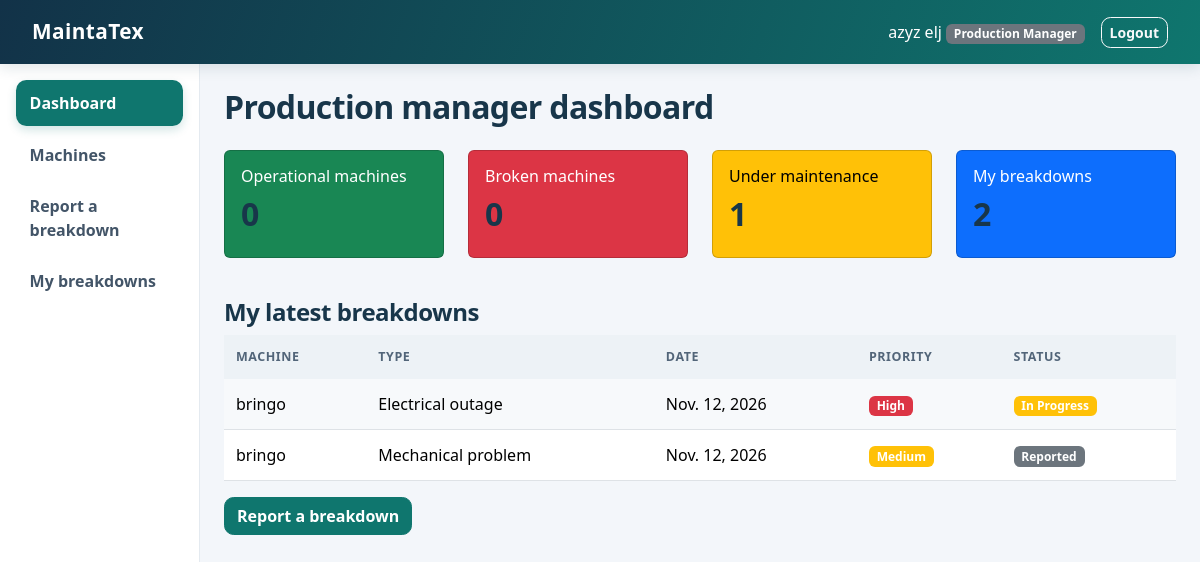
/dashboard/ (signed in), run on the app's committed database.
### core/models.py (models this page shows, shortened)
class Profile(models.Model):
    SIGNUP_ROLE_CHOICES = [
        ('production_manager', 'Production Manager'),
        ('maintenance_manager', 'Maintenance Manager'),
        ('technician', 'Maintenance Technician'),
    ]
    ROLE_CHOICES = [
        ('administrator', 'Administrator'),
        *SIGNUP_ROLE_CHOICES,
    ]
    user = models.OneToOneField(User, on_delete=models.CASCADE, related_name='profile')
    role = models.CharField(max_length=30, choices=ROLE_CHOICES)
    phone_number = models.CharField(max_length=30, blank=True)

class Breakdown(models.Model):
    CATEGORY_CHOICES = [
        ('electrical', 'Electrical outage'),
        ('mechanical', 'Mechanical problem'),
        ('other', 'Other'),
    ]
    PRIORITY_CHOICES = [
        ('low', 'Low'),
        ('medium', 'Medium'),
        ('high', 'High'),
    ]
    STATUS_CHOICES = [
        ('reported', 'Reported'),
        ('in_progress', 'In Progress'),
        ('resolved', 'Resolved'),
    ]
    machine = models.ForeignKey(Machine, on_delete=models.CASCADE, related_name='breakdowns')
    category = models.CharField(
        'Breakdown type', max_length=20, choices=CATEGORY_CHOICES, default='other')
    description = models.TextField()
    breakdown_date = models.DateField('Breakdown date', default=date.today)
    priority = models.CharField(max_length=10, choices=PRIORITY_CHOICES, default='medium')
    status = models.CharField(max_length=20, choices=STATUS_CHOICES, default='reported')
    reported_by = models.ForeignKey(User, on_delete=models.SET_NULL, null=True,
                                    related_name='reported_breakdowns')
    class Meta:
        ordering = ['-breakdown_date', '-id']
    @property
    def priority_badge(self):
        colors = {'low': 'success', 'medium': 'warning', 'high': 'danger'}
        return colors[self.priority]
    @property
    def badge_class(self):
        colors = {'reported': 'secondary', 'in_progress': 'warning', 'resolved': 'success'}
        return colors[self.status]

class Machine(models.Model):
    STATUS_CHOICES = [
        ('operational', 'Operational'),
        ('broken', 'Broken'),
        ('under_maintenance', 'Under Maintenance'),
    ]
    name = models.CharField(max_length=100)
    code = models.CharField('Machine code', max_length=30, unique=True)
    machine_type = models.CharField('Machine type', max_length=100)
    location = models.CharField(max_length=100)
    status = models.CharField(max_length=20, choices=STATUS_CHOICES, default='operational')
    class Meta:
        ordering = ['name']

### core/views.py (the view, shortened to what this page needs)
# urls.py: path('dashboard/', views.dashboard, name='dashboard'),
@login_required
def dashboard(request):
    role = get_user_role(request.user)
    if role is None:
        messages.error(request, 'Your account has no role. Please contact the administrator.')
        logout(request)
        return redirect('login')
    context = {}
    if role == 'administrator':
        context = {
            'users_count': User.objects.count(),
            'machines_count': Machine.objects.count(),
            'breakdowns_count': Breakdown.objects.count(),
            'interventions_count': Intervention.objects.count(),
            'recent_breakdowns': Breakdown.objects.select_related('machine')[:5],
        }
    elif role == 'production_manager':
        my_breakdowns = Breakdown.objects.filter(reported_by=request.user)
        context = {
            'operational_count': Machine.objects.filter(status='operational').count(),
            'broken_count': Machine.objects.filter(status='broken').count(),
            'maintenance_count': Machine.objects.filter(status='under_maintenance').count(),
            'my_breakdowns_count': my_breakdowns.count(),
            'recent_breakdowns': my_breakdowns.select_related('machine')[:5],
        }
    return render(request, f'{role}/dashboard.html', context)

### core/models.py (called while the page is built)
def get_user_role(user):
    if not user.is_authenticated:
        return None
    if user.is_superuser:
        return 'administrator'
    profile = getattr(user, 'profile', None)
    if profile is None:
        return None
    return profile.role

### core/templates/production_manager/dashboard.html (shortened to what this page needs)
{% extends 'common/base.html' %}
{% block content %}
<h2 class="mb-4">Production manager dashboard</h2>
<div class="row mb-4">
  <div class="col-md-3"><div class="card text-bg-success mb-3"><div class="card-body">
    <h6>Operational machines</h6><h2>{{ operational_count }}</h2></div></div></div>
  <div class="col-md-3"><div class="card text-bg-danger mb-3"><div class="card-body">
    <h6>Broken machines</h6><h2>{{ broken_count }}</h2></div></div></div>
  <div class="col-md-3"><div class="card text-bg-warning mb-3"><div class="card-body">
    <h6>Under maintenance</h6><h2>{{ maintenance_count }}</h2></div></div></div>
  <div class="col-md-3"><div class="card text-bg-primary mb-3"><div class="card-body">
    <h6>My breakdowns</h6><h2>{{ my_breakdowns_count }}</h2></div></div></div>
</div>
<h4>My latest breakdowns</h4>
<table class="table table-striped">
  <thead><tr><th>Machine</th><th>Type</th><th>Date</th><th>Priority</th><th>Status</th></tr></thead>
  <tbody>
    {% for breakdown in recent_breakdowns %}
    <tr>
      <td>{{ breakdown.machine.name }}</td>
      <td>{{ breakdown.get_category_display }}</td>
      <td>{{ breakdown.breakdown_date }}</td>
      <td><span class="badge bg-{{ breakdown.priority_badge }}">{{ breakdown.get_priority_display }}</span></td>
      <td><span class="badge bg-{{ breakdown.badge_class }}">{{ breakdown.get_status_display }}</span></td>
    </tr>
    {% empty %}
    <tr><td colspan="5" class="text-center">You have not reported any breakdown yet.</td></tr>
    {% endfor %}
  </tbody>
</table>
<a href="{% url 'breakdown_add' %}" class="btn btn-primary">Report a breakdown</a>
{% endblock %}

### core/templates/common/base.html (shortened to what this page needs)
{% load static %}
<!DOCTYPE html>
<html lang="en">
<head>
  <link href="https://cdn.jsdelivr.net/npm/bootstrap@5.3.3/dist/css/bootstrap.min.css" rel="stylesheet">
  <link href="{% static 'core/css/app.css' %}?v=3" rel="stylesheet">
</head>
<body>
  <nav class="navbar navbar-dark bg-dark">
    <div class="container-fluid">
      <a class="navbar-brand" href="{% if user.is_authenticated %}{% url 'dashboard' %}{% else %}{% url 'login' %}{% endif %}">MaintaTex</a>
      {% if user.is_authenticated %}
      <div class="d-flex align-items-center">
        <span class="navbar-text text-white me-3">
          {{ user.get_full_name|default:user.username }}
          <span class="badge bg-secondary">{% if user.is_superuser %}Administrator{% else %}{{ user.profile.get_role_display }}{% endif %}</span>
        </span>
        <form method="post" action="{% url 'logout' %}">
          <button type="submit" class="btn btn-outline-light btn-sm">Logout</button>
        </form>
      </div>
      {% endif %}
    </div>
  </nav>
  <div class="container-fluid">
    <div class="row">
      {% if user.is_authenticated and user.is_superuser or user.is_authenticated and user.profile.role %}
      {% with current=request.resolver_match.url_name %}
      <div class="col-md-2 sidebar p-3">
        <ul class="nav flex-column">
          <li class="nav-item"><a class="nav-link {% if current == 'dashboard' %}active{% endif %}" href="{% url 'dashboard' %}">Dashboard</a></li>
          {% if user.is_superuser %}
          <li class="nav-item"><a class="nav-link {% if current == 'user_list' %}active{% endif %}" href="{% url 'user_list' %}">Users</a></li>
          <li class="nav-item"><a class="nav-link {% if current == 'machine_list' %}active{% endif %}" href="{% url 'machine_list' %}">Machines</a></li>
          <li class="nav-item"><a class="nav-link {% if current == 'breakdown_list' %}active{% endif %}" href="{% url 'breakdown_list' %}">Breakdowns</a></li>
          <li class="nav-item"><a class="nav-link {% if current == 'intervention_list' %}active{% endif %}" href="{% url 'intervention_list' %}">Interventions</a></li>
          {% elif user.profile.role == 'production_manager' %}
          <li class="nav-item"><a class="nav-link {% if current == 'machine_list' %}active{% endif %}" href="{% url 'machine_list' %}">Machines</a></li>
          <li class="nav-item"><a class="nav-link {% if current == 'breakdown_add' %}active{% endif %}" href="{% url 'breakdown_add' %}">Report a breakdown</a></li>
          <li class="nav-item"><a class="nav-link {% if current == 'breakdown_list' %}active{% endif %}" href="{% url 'breakdown_list' %}">My breakdowns</a></li>
          {% elif user.profile.role == 'technician' %}
          <li class="nav-item"><a class="nav-link {% if current == 'intervention_list' %}active{% endif %}" href="{% url 'intervention_list' %}">My interventions</a></li>
          {% endif %}
        </ul>
      </div>
      {% endwith %}
      <main class="col-md-10 p-4">
      {% else %}
      <main class="col-12 p-4">
      {% endif %}
        {% block content %}{% endblock %}
      </main>
    </div>
  </div>
</body>
</html>

### core/static/core/css/app.css (style rules this page uses)
:root { --brand: #0f766e; --brand-dark: #115e59; --ink: #172b3a; --line: #e4eaf0; --page: #f3f6fa; }
body { background: var(--page); color: var(--ink); }
.navbar { min-height: 64px; padding: .65rem 1.25rem; background: linear-gradient(110deg, #123248, #0f766e); box-shadow: 0 3px 14px #18394a24; }
.navbar-brand { font-size: 1.3rem; font-weight: 750; letter-spacing: .02em; }
.sidebar { min-height: calc(100vh - 64px); background: #fff; border-right: 1px solid var(--line); }
.sidebar .nav-link { margin-bottom: 5px; padding: .7rem .85rem; border-radius: .65rem; color: #435568; font-weight: 550; transition: background-color .15s ease, color .15s ease, transform .15s ease; }
.sidebar .nav-link.active { background: var(--brand); color: #fff; box-shadow: 0 4px 10px #0f766e30; }
main { min-width: 0; }
h2, h3, h4 { color: #18364a; font-weight: 700; letter-spacing: -.02em; }
.btn { border-radius: .6rem; font-weight: 600; transition: transform .15s ease, box-shadow .15s ease; }
.btn-primary { background: var(--brand); border-color: var(--brand); }
.table { --bs-table-striped-bg: #f7f9fb; vertical-align: middle; }
.table thead th { color: #526579; background: #edf2f6; border-bottom: 0; font-size: .78rem; text-transform: uppercase; letter-spacing: .045em; white-space: nowrap; }
.table > :not(caption) > * > * { padding: .8rem .75rem; }

### data on the page
Breakdown: machine.name "bringo", category "Electrical outage", breakdown_date "Nov. 12, 2026", priority "High", status "In Progress"
Breakdown: machine.name "bringo", category "Mechanical problem", breakdown_date "Nov. 12, 2026", priority "Medium", status "Reported"

### other printed values
{{ user.get_full_name|default:user.username }} "azyz elj"
{{ user.profile.get_role_display }} "Production Manager"
{{ operational_count }} "0"
{{ broken_count }} "0"
{{ maintenance_count }} "1"
{{ my_breakdowns_count }} "2"
